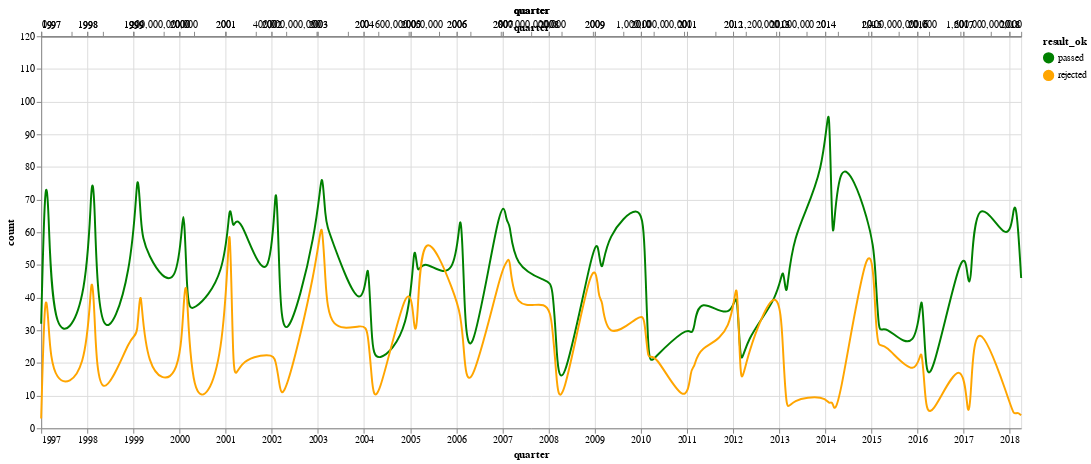

The code cell stored with this chart in its notebook:
### Markdown cell above
## Historical Passed over Rejected

### Code cell
d = pd.DataFrame(all_laws.groupby(['quarter', 'result_ok']).size()).reset_index()
d = d.rename(columns={0: 'count'})
d['quarter'] = pd.to_datetime(d['quarter'])


# Chart
nearest = alt.selection(type='single', nearest=True, on='mouseover',
                        fields=['quarter'], empty='none')
line = alt.Chart().mark_line(interpolate='basis').encode(
    x='quarter:T',
    y='count:Q',
    color=alt.Color('result_ok:N', 
                    scale=alt.Scale(domain=['passed', 'rejected'], 
                                    range=['green', 'orange'])))
selectors = alt.Chart().mark_point().encode(
    x='quarter:Q',
    opacity=alt.value(0),).add_selection(nearest)
points = line.mark_point().encode(
    opacity=alt.condition(nearest, alt.value(1), alt.value(0)))
text = line.mark_text(align='left', dx=5, dy=-5).encode(
    text=alt.condition(nearest, 'count:Q', alt.value(' ')))
rules = alt.Chart().mark_rule(color='gray').encode(
    x='quarter:Q',).transform_filter(nearest)

alt.layer(line, selectors, points, rules, text, data=d, width=1000, height=400)

### Figure 1 — Vega-Lite specification as saved in the notebook (floating-point values rounded to 4 significant figures; data arrays with more than 128 entries replaced by an {"elided": "..."} marker saying what was removed)
{"$schema": "https://vega.github.io/schema/vega-lite/v2.6.0.json", "config": {"view": {"height": 300, "width": 400}}, "data": {"name": "data-e2878c20cac8b5f0faa5462b2698ff61"}, "datasets": {"data-e2878c20cac8b5f0faa5462b2698ff61": {"elided": "233 records"}}, "height": 400, "layer": [{"encoding": {"color": {"field": "result_ok", "scale": {"domain": ["passed", "rejected"], "range": ["green", "orange"]}, "type": "nominal"}, "x": {"field": "quarter", "type": "temporal"}, "y": {"field": "count", "type": "quantitative"}}, "mark": {"interpolate": "basis", "type": "line"}}, {"encoding": {"opacity": {"value": 0}, "x": {"field": "quarter", "type": "quantitative"}}, "mark": "point", "selection": {"selector001": {"empty": "none", "fields": ["quarter"], "nearest": true, "on": "mouseover", "resolve": "global", "type": "single"}}}, {"encoding": {"color": {"field": "result_ok", "scale": {"domain": ["passed", "rejected"], "range": ["green", "orange"]}, "type": "nominal"}, "opacity": {"condition": {"selection": "selector001", "value": 1}, "value": 0}, "x": {"field": "quarter", "type": "temporal"}, "y": {"field": "count", "type": "quantitative"}}, "mark": "point"}, {"encoding": {"x": {"field": "quarter", "type": "quantitative"}}, "mark": {"color": "gray", "type": "rule"}, "transform": [{"filter": {"selection": "selector001"}}]}, {"encoding": {"color": {"field": "result_ok", "scale": {"domain": ["passed", "rejected"], "range": ["green", "orange"]}, "type": "nominal"}, "text": {"condition": {"field": "count", "selection": "selector001", "type": "quantitative"}, "value": " "}, "x": {"field": "quarter", "type": "temporal"}, "y": {"field": "count", "type": "quantitative"}}, "mark": {"align": "left", "dx": 5, "dy": -5, "type": "text"}}], "width": 1000}
